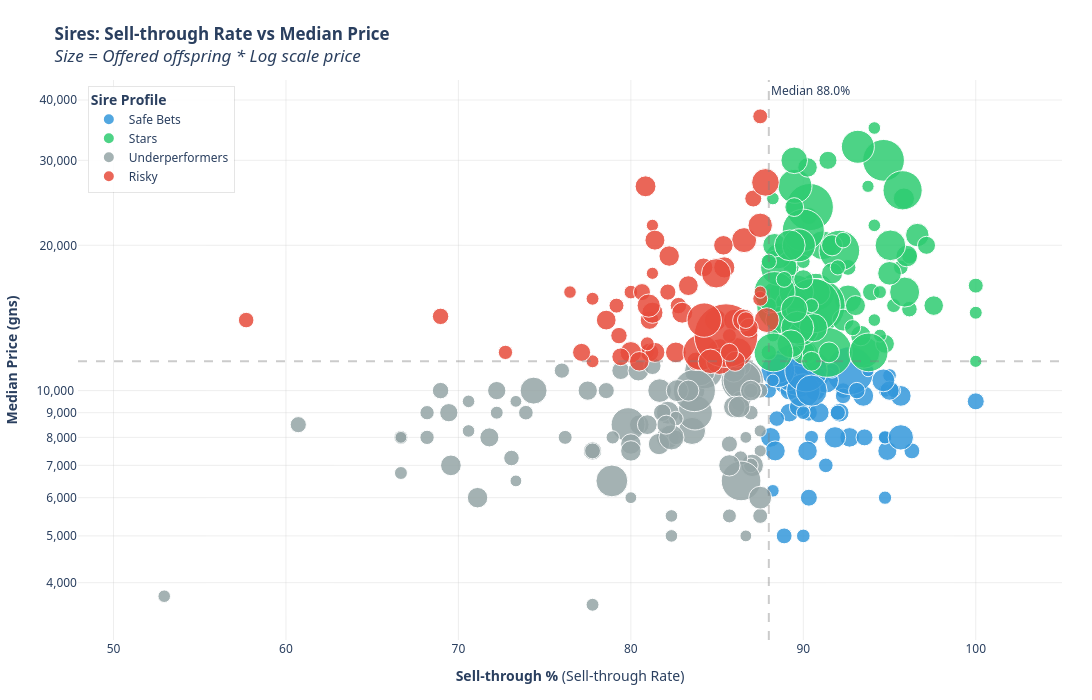

Here is the notebook cell this chart was saved with:
### Code cell
# Map sire_entity → readable name (needed before full sires table)
sire_name_map = df_sold.groupby('sire_entity')['sire_clean'].agg(
    lambda x: x.mode().iat[0] if not x.mode().empty else "Unknown"
)

# ── Data ──────────────────────────────────────────────────────────
sire_metrics = df_offered.groupby('sire_entity').agg(
    n_offered=('is_offered_for_sale', 'count'),
    n_sold=('sold_to_third_party', 'sum')
).reset_index()

sire_medians = df_sold.groupby('sire_entity')['price_gns'].median().rename('median_price')
sire_metrics = sire_metrics.merge(sire_medians, on='sire_entity', how='left')

sire_metrics['sell_through_pct'] = (sire_metrics['n_sold'] / sire_metrics['n_offered'] * 100)

# Filter sires with at least 15 offered offspring to avoid survivorship bias
# Require at least 3 sold to have a somewhat robust median price for the Y axis
sire_plot_df = sire_metrics[(sire_metrics['n_offered'] >= 15) & (sire_metrics['n_sold'] >= 3)].copy()

sire_plot_df['sire_name'] = sire_plot_df['sire_entity'].map(sire_name_map).fillna(sire_plot_df['sire_entity'])
sire_plot_df['n_sold'] = sire_plot_df['n_sold'].astype(int)
sire_plot_df['sell_through_pct'] = sire_plot_df['sell_through_pct'].astype(float)
sire_plot_df['median_price'] = sire_plot_df['median_price'].astype(float)

# ── Quadrants ─────────────────────────────────────────────────────
x_med = sire_plot_df['sell_through_pct'].median()
y_med = sire_plot_df['median_price'].median()

def classify_sire(row):
    if row['sell_through_pct'] >= x_med and row['median_price'] >= y_med:
        return 'Stars'
    elif row['sell_through_pct'] >= x_med and row['median_price'] < y_med:
        return 'Safe Bets'
    elif row['sell_through_pct'] < x_med and row['median_price'] >= y_med:
        return 'Risky'
    else:
        return 'Underperformers'

sire_plot_df['categoria'] = sire_plot_df.apply(classify_sire, axis=1)

# -- Colors by category --
color_map = {
    'Stars': '#2ecc71',
    'Safe Bets': '#3498db',
    'Risky': '#e74c3c',
    'Underperformers': '#95a5a6'
}

# ── Custom hover template ───────────────────────────────────
sire_plot_df['hover_text'] = sire_plot_df.apply(
    lambda r: f"<b>{r['sire_name']}</b><br>"
              f"Sale Rate: {r['sell_through_pct']:.1f}%<br>"
              f"Median: {r['median_price']:,.0f} gns<br>"
              f"Sold offspring: {r['n_sold']:,} / Offered: {r['n_offered']:,}",
    axis=1
)

# ── Plotly Scatter ─────────────────────────────────────────────────
fig = px.scatter(
    sire_plot_df,
    x='sell_through_pct',
    y='median_price',
    size='n_offered',  # Use n_offered for point size
    color='categoria',
    color_discrete_map=color_map,
    hover_name='hover_text',
    hover_data={'sire_name': False, 'sell_through_pct': False,
                'median_price': False, 'n_sold': False, 'n_offered': False, 'categoria': False},
    size_max=45,
    opacity=0.85,
    title='<b>Sires: Sell-through Rate vs Median Price</b><br>'
          '<i>Size = Offered offspring * Log scale price</i>'
)

# ── Quadrant lines ────────────────────────────────────────────
fig.add_vline(x=x_med, line_dash="dash", line_color="gray", opacity=0.4,
              annotation_text=f"Median {x_med:.1f}%", annotation_position="top right")
fig.add_hline(y=y_med, line_dash="dash", line_color="gray", opacity=0.4,
              annotation_text=f"Median {y_med:,.0f} gns", annotation_position="bottom left")

# -- Top sires labels (top 10 by median) --
top_sires = sire_plot_df.nlargest(10, 'median_price')
for _, row in top_sires.iterrows():
    fig.add_annotation(
        x=row['sell_through_pct'],
        y=row['median_price'],
        text=row['sire_name'],
        showarrow=True,
        arrowhead=2,
        arrowsize=1,
        arrowwidth=1.5,
        arrowcolor='rgba(0,0,0,0.3)',
        font=dict(size=9, color='black'),
        ay=-25,
        ax=0
    )

# ── Layout ─────────────────────────────────────────────────────────
fig.update_layout(
    xaxis_title='<b>Sell-through %</b> (Sell-through Rate)',
    yaxis_title='<b>Median Price (gns)</b>',
    yaxis_type="log",
    yaxis=dict(
        tickformat=',.0f',
        gridcolor='rgba(200,200,200,0.3)',
        zeroline=False
    ),
    xaxis=dict(
        gridcolor='rgba(200,200,200,0.3)',
        zeroline=False,
        range=[min(sire_plot_df['sell_through_pct']) - 5,
               max(sire_plot_df['sell_through_pct']) + 5]
    ),
    plot_bgcolor='white',
    paper_bgcolor='white',
    font=dict(family='Segoe UI, Arial, sans-serif', size=12),
    legend=dict(
        title='<b>Sire Profile</b>',
        bgcolor='rgba(255,255,255,0.9)',
        bordercolor='rgba(0,0,0,0.1)',
        borderwidth=1,
        yanchor='top',
        y=0.99,
        xanchor='left',
        x=0.01
    ),
    margin=dict(l=70, r=30, t=80, b=60),
    hoverlabel=dict(
        bgcolor='white',
        font=dict(size=13, family='Segoe UI, Arial',color='black'),
        bordercolor='rgba(0,0,0,0.2)',
        namelength=-1
    ),
    height=700,
    width=1100
)

fig.show()
